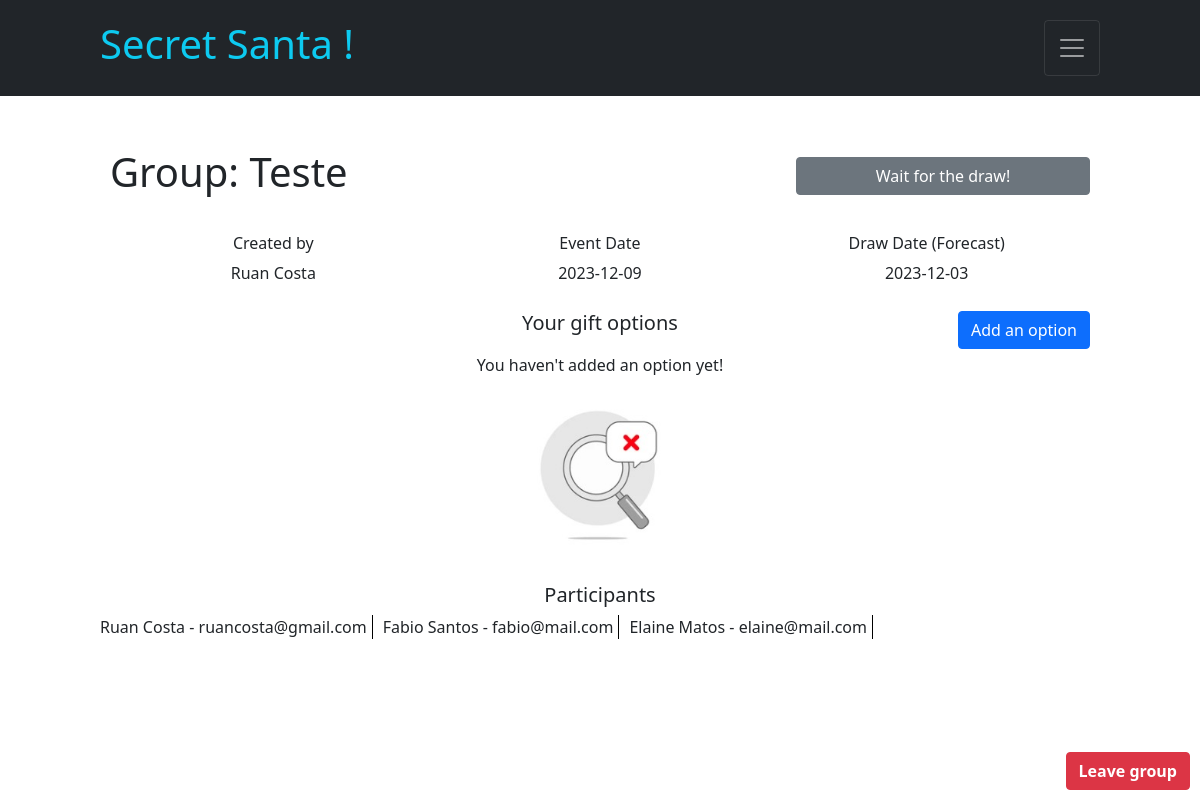
/group/9 (signed in), run on the app's committed database.
### tables this page shows
CREATE TABLE groups (
        id INTEGER PRIMARY KEY AUTOINCREMENT,
        owner_id INTEGER,
        name TEXT,
        description TEXT,
        creation_date TEXT,
        event_date TEXT,
        draw_date TEXT, image_url text,
        FOREIGN KEY (owner_id) REFERENCES users(id)
    );

CREATE TABLE users (
        id INTEGER PRIMARY KEY AUTOINCREMENT,
        name TEXT,
        email TEXT UNIQUE,
        gender TEXT,
        birth TEXT,
        password_hash TEXT
    );

### app.py (the view, shortened to what this page needs)
@app.route('/group/<group_id>', methods=['GET', 'POST'])
@login_required
def group(group_id):
    db = get_db()
    cursor = db.cursor()
    id = session["user_id"]
    cursor.execute("SELECT * FROM users WHERE id = ?", (id,))
    user = cursor.fetchone()
    release_santa = False
    if request.method == 'GET':
        try:
            santa_gift_options = None
            cursor.execute("SELECT b.* FROM groups_users a JOIN users b ON a.user_id = b.id WHERE a.group_id = ? AND a.user_id <> ?", (group_id, id))
            participants = cursor.fetchall()
            if len(participants) >= 2:
                release_santa = True
            cursor.execute("SELECT id FROM groups_users WHERE group_id = ? AND user_id = ?", (group_id, id,))
            group_user_id = cursor.fetchone()
            group_user_id = group_user_id['id']
            cursor.execute("SELECT c.* FROM groups_users a JOIN group_user_option b ON a.id = b.group_user_id JOIN gift_option c ON c.id = b.gift_option_id WHERE a.id = ?", (group_user_id, ))
            gift_options = cursor.fetchall()
            cursor.execute("SELECT a.*, b.name as creator, b.email FROM groups a LEFT JOIN users b ON a.owner_id = b.id WHERE a.id = ?", (group_id, ))
            group = cursor.fetchone()
            cursor.execute("SELECT a.taken_id, a.date, b.name, b.email, b.gender, b.birth FROM draw a JOIN users b ON a.taken_id = b.id WHERE a.took_id = ? AND a.group_id = ?", (id, group_id,))
            draw = cursor.fetchone()
            owner = group['owner_id'] == id
            return render_template("group.html", nav=True, user=user, owner=owner, participants=participants, gift_options=gift_options, draw=draw, group=group, santa_gift_options=santa_gift_options, release_santa=release_santa)
        except Exception as e:
            text = f"An error occurred: {str(e)}"
            return render_template("home.html", nav=True, erro=True, text=text, user=user)

### app.py (called while the page is built)
@app.after_request
def after_request(response):
    response.headers["Cache-Control"] = "no-cache, no-store, must-revalidate"
    response.headers["Expires"] = 0
    response.headers["Pragma"] = "no-cache"
    return response

def get_db():
    db = getattr(g, '_database', None)
    if db is None:
        db = g._database = sqlite3.connect('database.db')
    db.row_factory = sqlite3.Row
    return db

@app.teardown_appcontext
def close_connection(exception):
    print("Closing...")
    db = getattr(g, '_database', None)
    if db is not None:
        db.close()

### helpers.py (called while the page is built)
def login_required(f):
    @wraps(f)
    def decorated_function(*args, **kwargs):
        if session.get("user_id") is None:
            print("USER ID", session.get("user_id"))
            return redirect("/")
        return f(*args, **kwargs)
    return decorated_function

### templates/group.html (shortened to what this page needs)
{% extends "layout.html" %}
{% block main %}
    <div class="container_group">
        <div class="container_header_group">
            <div class="header_group">
                <h1>Group: {{group['name']}}</h1>
                {% if draw['date'] %}
                <button type="button" class="btn btn-warning one action" data-bs-toggle="modal" data-bs-target="#secret_santa_modal" onclick="animateSantaName()">Reveal Secret Santa</button>
                {% else %}
                    <div class="btn btn-secondary one action">Wait for the draw!</div>
                {% endif %}
            </div>
            <div class="group_info">
                <div class="info_group">
                    <h6>Created by</h6>
                    <p>{{group['creator']}}</p>
                </div>
                <div class="info_group">
                    <h6>Event Date</h6>
                    <p>{{group['event_date']}}</p>
                </div>
                <div class="info_group">
                    <h6>Draw Date (Forecast)</h6>
                    <p>{{group['draw_date']}}</p>
                </div>
            </div>
        </div>
        <div>
            <div class="container_gifts">
                <h5>Your gift options</h5>
                {% if gift_options[0] %}
                    <ul class="gift_options_list">
                        {% for gift in gift_options %}
                            <li id="option-{{gift['id']}}" class="option_card card">
                                <h6 class="title_gift">{{gift['gift']}}</h6>
                                <p class="description_gift">{{gift['description']}}</p>
                                <form action="/new_gift/{{gift['id']}}" method="post" class="trash-icon">
                                    <input hidden type="text" name="group_id" value="{{group['id']}}">
                                    <button type="submit" class="trash-btn btn btn-secondary"><i class="bi bi-trash3-fill"></i></button>
                                </form>
                            </li>
                        {% endfor %}
                    </ul>
                {% else %}
                    <p>You haven't added an option yet!</p>
                    <img src="../static/images/lupa.jpeg" alt="" class="no_gifts">
                {% endif %}
                <button type="button" class="btn btn-primary add_gift" data-bs-toggle="modal" data-bs-target="#new_gift_modal">Add an option</button>
            </div>
            <div style="padding: 20px 0;">
                <h5>Participants</h5>
                {% if participants[0] %}
                <ul class="participants_list">
                    {% for part in participants %}
                        <li>
                            <span>{{part['name']}} - {{part['email']}}</span>
                        </li>
                    {% endfor %}
                </ul>
                {% else %}
                    <p>No one yet !</p>
                    <img src="../static/images/no_people.jpeg" alt="" class="no_people">
                {% endif %}
            </div>
        </div>
        <div class="bottom_action">
            {% if not draw['date'] and not owner %}
                <form action="/leave_group/{{group['id']}}/0" method="post">
                    <button type="submit" class="btn btn-danger one"><strong>Leave group</strong></button>
                </form>
            {% endif %}
        </div>
    </div>
{% endblock %}

### static/css/style.css (style rules this page uses)
ul { list-style: none; margin: 0; padding: 0; }
.container_home, .container_group, .container_profile { width: 100%; margin: 100px auto 0px auto; max-width: 1000px; }
.btn.one { width: 100%; }
.participants_list { display: flex; flex-direction: column; gap: 10px; }
.participants_list > li { width: 100%; display: flex; align-items: center; justify-content: space-between; flex-wrap: nowrap; gap: 10px; }
.container_header_group, .container_gifts { width: 100%; padding: 0 10px 10px 10px; display: flex; flex-direction: column; gap: 10px; }
.info_group { width: 100%; display: flex; justify-content: space-between; }
.participants_list { text-align: initial; }
.no_gifts, .no_people { width: 100%; max-width: 150px; height: 150px; margin: 0 auto; }
@media (min-width: 768px) { .participants_list { flex-direction: row; flex-wrap: wrap; justify-content: flex-start; gap: 10px; } }
@media (min-width: 768px) { .participants_list > li { width: fit-content; padding: 0 5px 0 0; border-right: 1px solid black; } }
@media (min-width: 768px) { .header_group { display: flex; align-items: center; justify-content: space-between; } }
@media (min-width: 768px) { .header_group > .action { width: 30% !important; } }
@media (min-width: 768px) { .group_info { margin-top: 20px; display: flex; justify-content: space-around; } }
@media (min-width: 768px) { .info_group { width: 29%; display: flex; justify-content: space-between; flex-direction: column; } }
@media (min-width: 768px) { .container_gifts { position: relative; } }
@media (min-width: 768px) { .add_gift { position: absolute; top: 0; right: 10px; } }
@media (min-width: 768px) { .bottom_action { position: absolute; bottom: 10px; right: 10px; } }

### data on the page
groups: name "Teste", event_date "2023-12-09", draw_date "2023-12-03"
users: creator "Ruan Costa", name "Ruan Costa", email "ruancosta@gmail.com"
users: name "Fabio Santos", email "fabio@mail.com"
users: name "Elaine Matos", email "elaine@mail.com"
